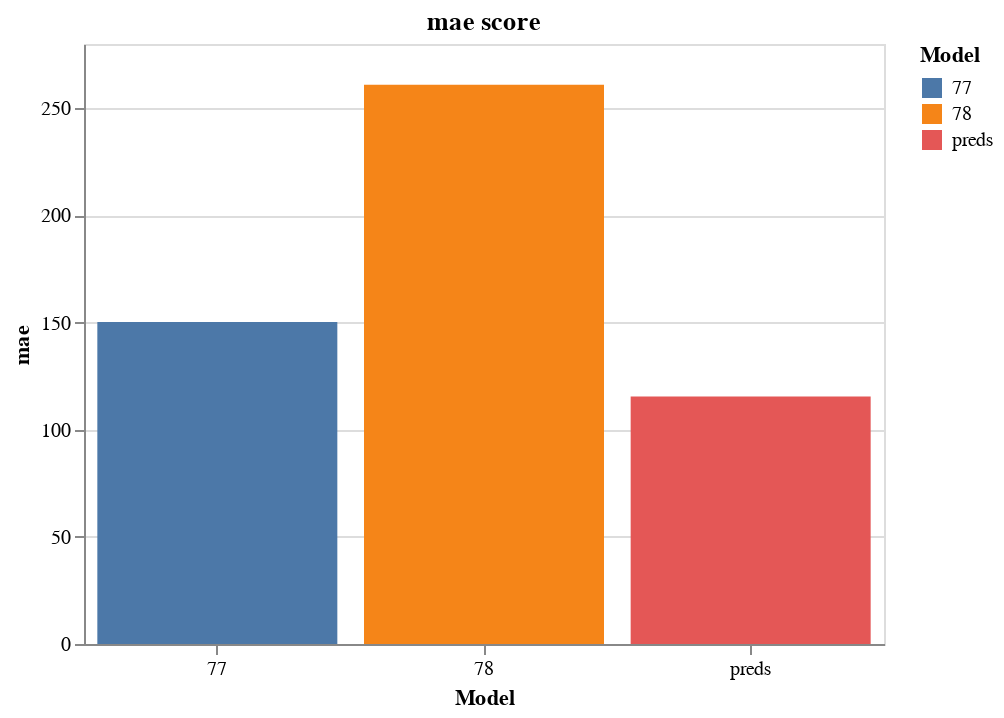

The notebook cell this image was saved under:
### Markdown cell above
To plot a bar chart:

### Code cell
score.plot_mae()

### Figure 1 — Vega-Lite specification as saved in the notebook (floating-point values rounded to 4 significant figures)
{"config": {"view": {"continuousWidth": 300, "continuousHeight": 300}}, "data": {"name": "data-88525e9b9effc78f10117c0c102f4a41"}, "mark": {"type": "bar"}, "encoding": {"color": {"field": "id", "legend": {"title": "Model"}, "type": "nominal"}, "x": {"axis": {"labelAngle": 360}, "field": "id", "title": "Model", "type": "nominal"}, "y": {"field": "mae", "title": "mae", "type": "quantitative"}}, "height": 300, "title": "mae score", "width": 400, "$schema": "https://vega.github.io/schema/vega-lite/v5.17.0.json", "datasets": {"data-88525e9b9effc78f10117c0c102f4a41": [{"id": "preds", "mae": 115.5, "mse": 39550.0, "crps": 121.9, "log_score": -12.12}, {"id": "77", "mae": 150.2, "mse": 69990.0, "crps": 156.1, "log_score": -7.138}, {"id": "78", "mae": 261.0, "mse": 166300.0, "crps": 194.8, "log_score": -7.207}]}}
